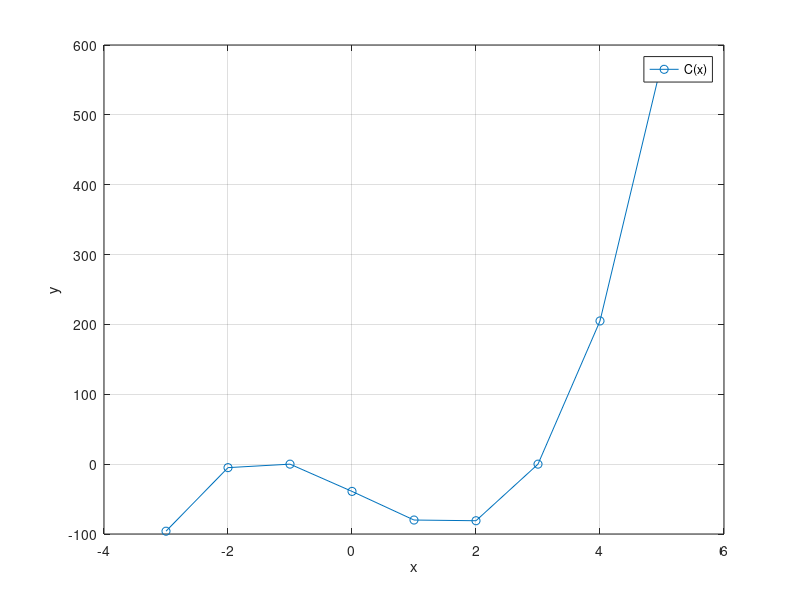

Source code (MATLAB):
%Valentin Finsterle 18/04/2020 Gruppe A2

%Aufräumen
clc;
clear;
close all;

%Polynome als Vektoren speichern
A = [7 13];
B = [1 -2 -3];

%Polynommultiplikation
C = conv(A,B);

%Partialbruchzerlegung
D = residue(A,B);

%Stammfunktion
F = polyint(B);

%Ableitung
E = polyder(B);

%Plot erstellen
x = -3:1:5;
p = polyval(C,x);

figure()
plot(x, p, 'o-')
xlabel('x');
ylabel('y');
legend ('C(x)')
grid



